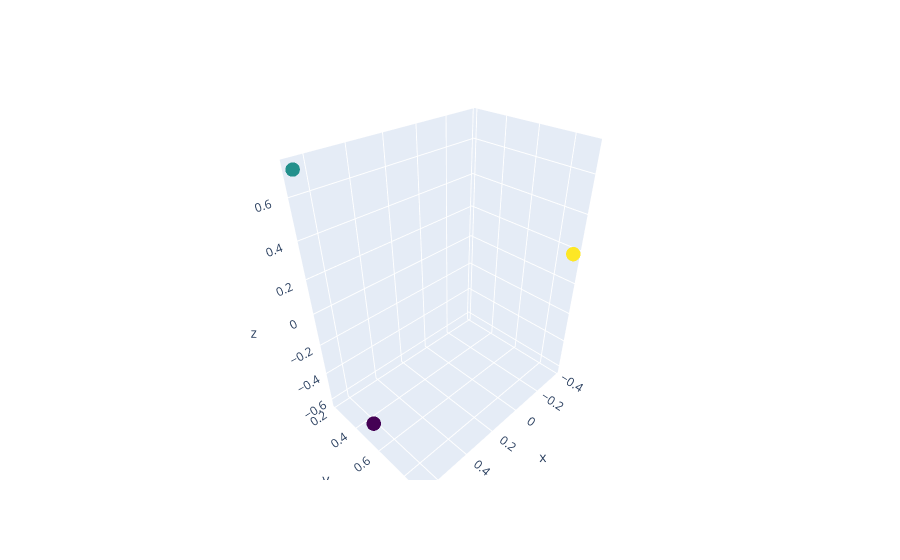

The cell this chart's notebook holds for it:
### Markdown cell above
# TEST

### Code cell
fin_Z = model.predict(Z_test, None, None)
fin_Z = fin_Z.detach().cpu().numpy()
fig = go.Figure(data=[go.Scatter3d(x=fin_Z[0,:], y=fin_Z[1,:], z=fin_Z[2,:], mode='markers', marker=dict(
        size=5,
        color=class_ids_test,                # set color to an array/list of desired values
        colorscale='Viridis',   # choose a colorscale
        opacity=0.8
    ))])
fig.show()
cr_before = coding_rate(Z_test, P_test, a0, a1, gamma, use_fast=True)
cr_after = coding_rate(fin_Z, P_test, a0, a1, gamma, use_fast=True)
print(f'coding rate changed as {cr_before} -> {cr_after}')
